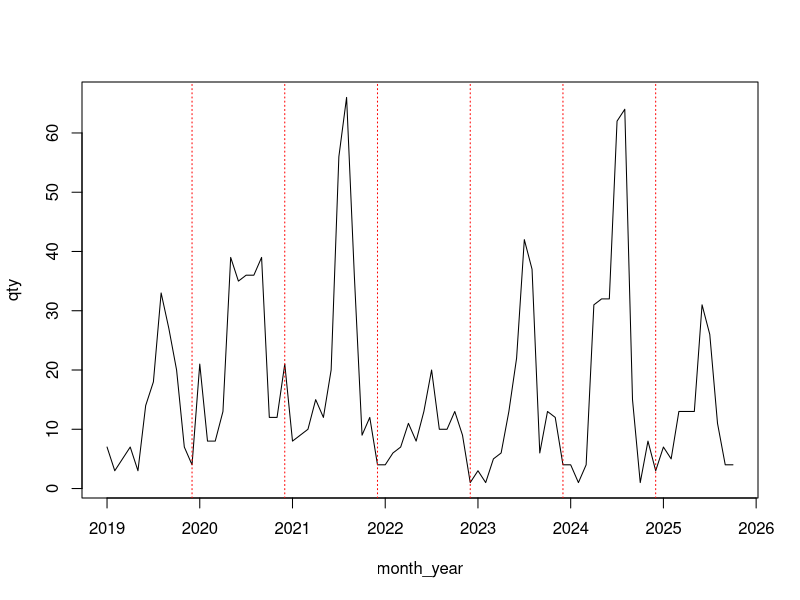
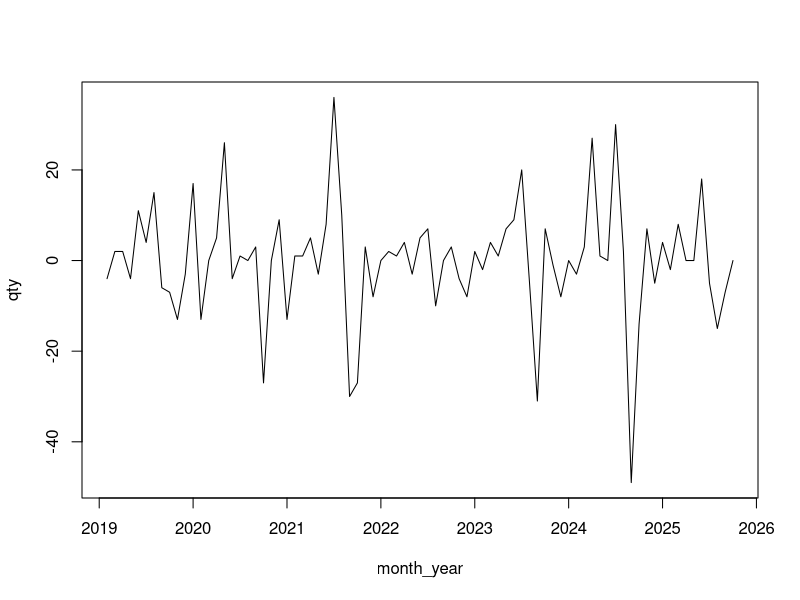
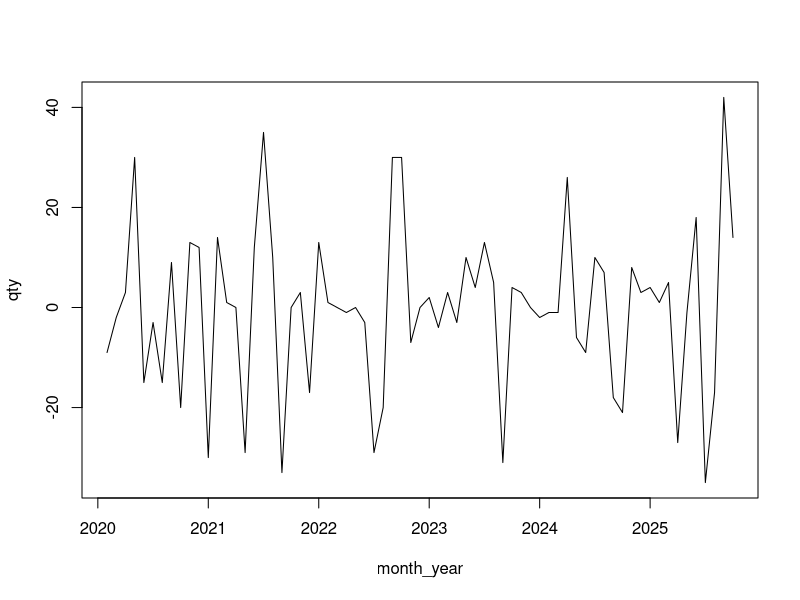
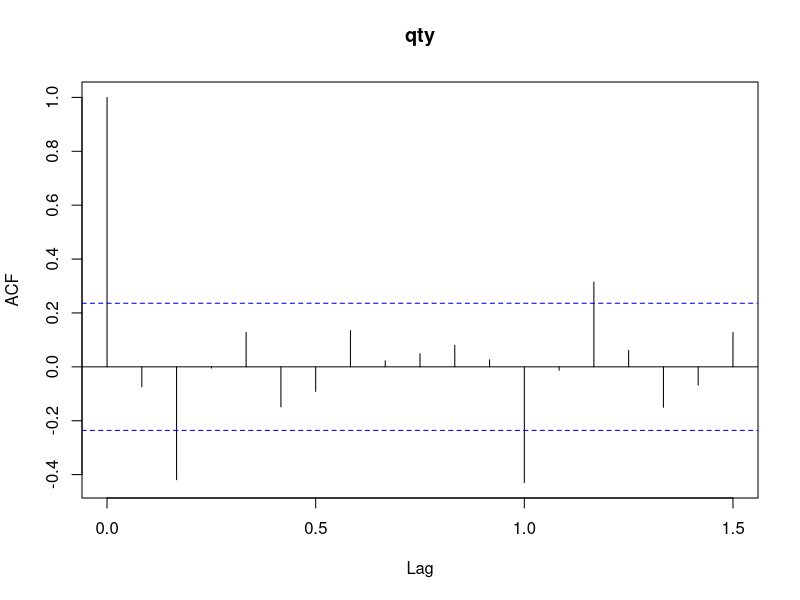
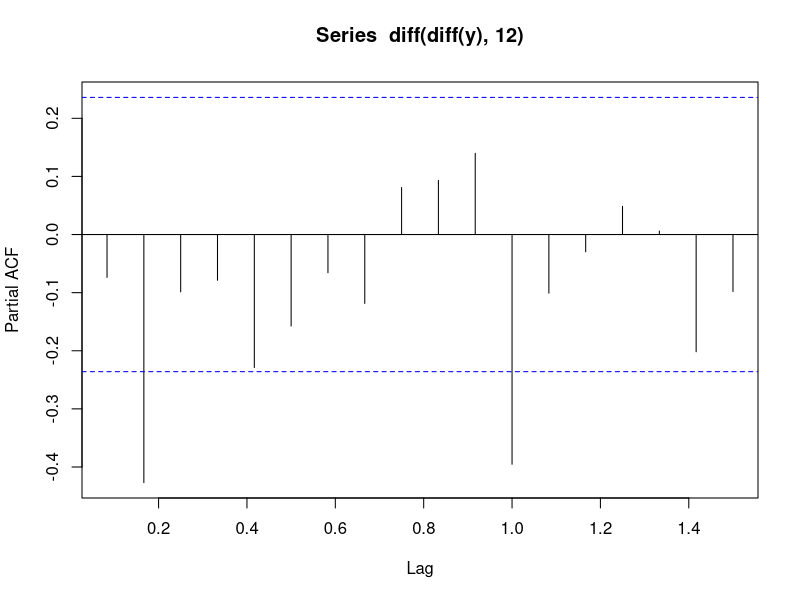
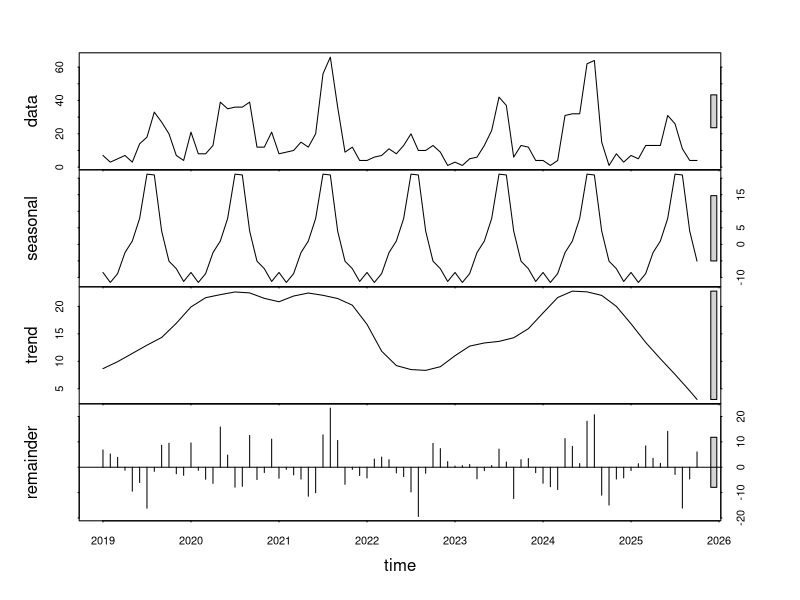
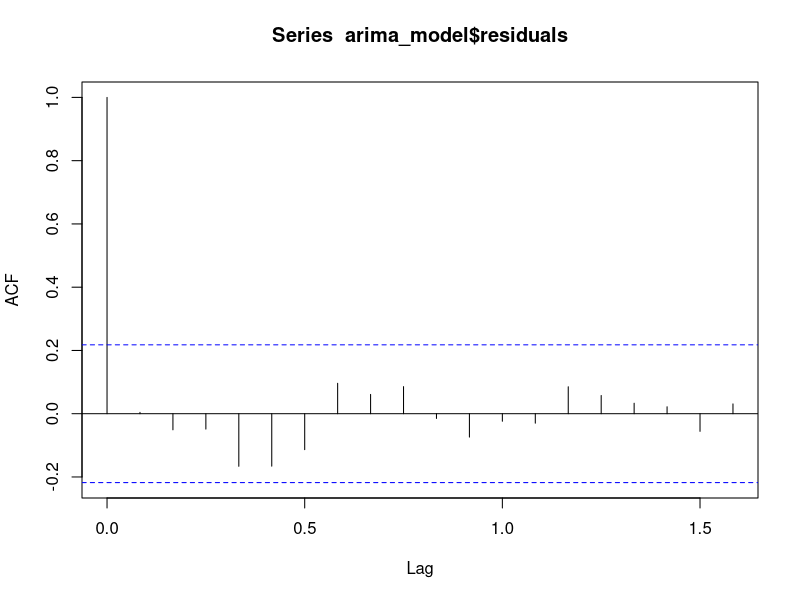

Write the R code that produced these figures, in order.
## ---- chunk 1
install.packages("openxlsx")
install.packages("dplyr")
install.packages("lubridate")
install.packages("car")
## ---- chunk 2
library(openxlsx)
library(dplyr)
library(lubridate)
library(car)
## ---- chunk 3
data <- read.xlsx("../resources/incendios-florestais-em-areas-protegidas-boi-areas-protegidas-2019-marco.xlsx", sheet = 1)

data$DataHoraDeteccao <- convertToDate(data$DataHoraDeteccao)
data$DataDeteccao <- convertToDate(data$DataDeteccao)
data$InicioCombate <- convertToDate(data$InicioCombate)
data$TerminoCombate <- convertToDate(data$TerminoCombate)
## ---- chunk 4
agg_df <- data |> group_by(month_year=floor_date(DataDeteccao, "month")) |> summarise(qty = n_distinct(NumBOI))
## ---- chunk 5
y <- ts(agg_df[,2], start=c(2019,1), frequency = 12)
## ---- chunk 6
n_months = 12 
ts.plot(y, xlab="month_year", ylab="qty"); abline(v = time(y)[seq(n_months, length(y), by = n_months)], col = "red", lty = 3)
## ---- chunk 7
ts.plot(diff(y), xlab="month_year", ylab="qty")
## ---- chunk 8
ts.plot(diff(diff(y), 12), xlab="month_year", ylab="qty")
## ---- chunk 9
acf(diff(diff(y), 12))
pacf(diff(diff(y), 12))
## ---- chunk 10
plot(stl(y[,1], s.window="periodic"))
## ---- chunk 11
arima_model <- arima(diff(y), order=c(2,1,2), seasonal=list(order=c(2,1,2), period=12))
arima_model
## ---- chunk 12
linearHypothesis(arima_model, c("ar1 = 0", "ar2 = 0", "ma1 = 0", "ma2 = 0", "sar1 = 0", "sar2 = 0", "sma1 = 0", "sma2 = 0"))
## ---- chunk 13
acf(arima_model$residuals)
## ---- chunk 14
Box.test(y, lag = 11, type = "Ljung-Box")
